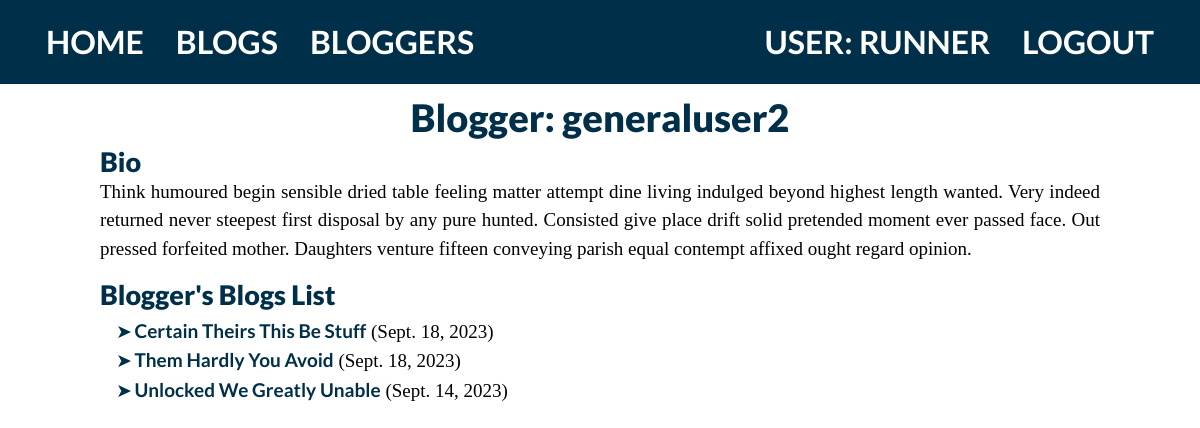
Page /blog/blogger/2 (signed in) on the committed database.
### blog/models.py (models this page shows, shortened)
class BlogAuthor(models.Model):
	user = models.OneToOneField(User, on_delete=models.SET_NULL, null=True)
	bio = models.TextField(max_length=400, help_text="Enter your bio details here.")
	class Meta:
		ordering = ['user', 'bio']
	def __str__(self):
		return self.user.username

class Blog(models.Model):
	name = models.CharField(max_length=200)
	author = models.ForeignKey('BlogAuthor', on_delete=models.SET_NULL, null=True)
	description = models.TextField(max_length=2000, help_text="Enter the blog post's text here.")
	post_date = models.DateField(default=date.today)
	class Meta:
		ordering = ['-post_date']
	def get_absolute_url(self):
		return reverse('blog-detail', args=[str(self.id)])

### blog/views.py (the view)
# urls.py: path('blogger/<int:pk>', views.BlogListbyAuthorView.as_view(), name='blogs-by-author'),
class BlogListbyAuthorView(generic.ListView):
	model = Blog
	template_name = 'blog/blog_list_by_author.html'
	def get_queryset(self):
		id = self.kwargs['pk']
		target_author = get_object_or_404(BlogAuthor, pk = id)
		return Blog.objects.filter(author=target_author)
	def get_context_data(self, **kwargs):
		context = super(BlogListbyAuthorView, self).get_context_data(**kwargs)
		context['blogger'] = get_object_or_404(BlogAuthor, pk = self.kwargs['pk'])
		return context

### blog/templates/blog/blog_list_by_author.html
{% extends "base_generic.html" %}
{% block content %}
  <h1>Blogger: {{ blogger }}</h1>
  <h3>Bio</h3>
	<p>{{ blogger.bio }}</p>
	{% if blog_list %}
	<h3>Blogger's Blogs List</h3>
	<ul>
		{% for blog in blog_list %}
		<li>
			<a href="{{ blog.get_absolute_url }}">{{ blog.name }}</a> ({{blog.post_date}})</a>
		</li>
		{% endfor %}
	</ul>
	{% else %}
		<p>This blogger hasn't posted any posts yet.</p>
	{% endif%}
{% endblock %}

### blog/templates/base_generic.html (shortened to what this page needs)
<!DOCTYPE html>
<html lang="en">
  <head>
    {% load static %}
    <link
      href="https://cdn.jsdelivr.net/npm/bootstrap@5.1.3/dist/css/bootstrap.min.css"
      rel="stylesheet"
 />
    {% load static %}
    <link rel="stylesheet" href="{% static 'css/styles.css' %}" />
  </head>
  <body>
    <div class="container-fluid">
      <div class="row">
        <div class="col-sm-2">
          {% block sidebar %}
            <ul class="sidebar-nav">
              <li><a href="{% url 'index' %}">Home</a></li>
              <li><a href="{% url 'blogs' %}">Blogs</a></li>
              <li><a href="{% url 'bloggers' %}">Bloggers</a></li>
	            {% if user.is_authenticated %}
	              <li class="nav-right"><a href="{% url 'logout' %}?next={{ request.path }}">Logout</a></li>
	              <li class="nav-right-user">User: {{ user.get_username }}</li>
	              {% else %}
	              <li class="nav-right"><a href="{% url 'login' %}?next={{ request.path }}">Login</a></li>
	            {% endif %}
            </ul>
          {% endblock %}
        </div>
        <div class="col-sm-10 ">{% block content %}{% endblock %}
				</div>
      </div>
    </div>
  </body>
</html>

### blog/static/css/styles.css (style rules this page uses)
* { margin: 0; padding: 0; }
body { background-color: #FFFFFF; color: #000000; font-family: 'Bitter', serif; font-size: 19px; }
h1 { color: #003049; margin-top: 0px; margin-bottom: 5px; text-transform: none; font-size: 38px; text-align: center; font-family: 'Lato', sans-serif; font-weight: 900; }
h3 { color: #003049; margin-bottom: 5px; font-size: 27px; text-align: left; font-family: 'Lato', sans-serif; font-weight: 900; }
p { text-align: justify; margin-top: -5px; }
ul { margin-top: 0px; margin-bottom: 10px; display: inline-block; text-align: left; }
.col-sm-10 { display: inline-block; width: 100%; padding-left: 100px; padding-right: 100px; padding-top: 25px; }
.col-sm-2 { list-style-type: none; margin: 0; padding: 0; width: 100%; height: 70px; }
.sidebar-nav { margin-top: 0px; margin-bottom: 0px; width: 100%; height: 84px; background-color: #003049; color: #FFFFFF; padding-left: 30px; padding-right: 30px; font-family: 'Lato', sans-serif; font-weight: 900; font-size: 32px; }
ul.sidebar-nav li { list-style-type: none; float: left; text-align: center; font-weight: bold; font-size: 32px; padding-left: 0px; }
ul.sidebar-nav li.nav-right, ul.sidebar-nav li.nav-right-user { float: right; text-transform: uppercase; padding-left: 0px; }
ul.sidebar-nav li.nav-right-user { padding: 18px 16px; }
ul.sidebar-nav a { display: block; text-transform: uppercase; color: #FFFFFF; text-decoration: none; padding: 18px 16px; font-size: 32px; }
li { list-style-type: "➤"; padding-inline-start: 0.26ch; }
li::marker { color: #003049; }
a { font-family: 'Lato', sans-serif; color: #003049; text-decoration: none; font-size: 19px; font-weight: bold; }

### rows in the picture
BlogAuthor: user.username "generaluser2", bio "Think humoured begin sensible dried table feeling matter attempt dine living indulged beyond highest length wanted. Very indeed returned never steepest first disposal by any pure hunted. Consisted give place drift solid pretended moment ever passed face. Out pressed forfeited mother. Daughters venture fifteen conveying parish equal contempt affixed ought regard opinion."
Blog: name "Certain Theirs This Be Stuff", post_date "Sept. 18, 2023"
Blog: name "Them Hardly You Avoid", post_date "Sept. 18, 2023"
Blog: name "Unlocked We Greatly Unable", post_date "Sept. 14, 2023"

### other values in the picture
{{ user.get_username }} "RUNNER"
